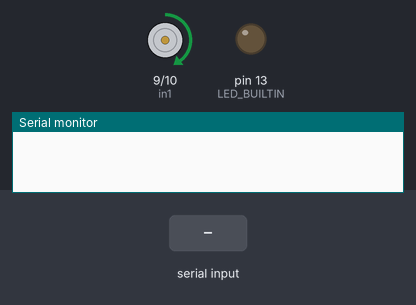
Bench run of a sketch on a simulated Arduino Uno, built with avr-gcc and run on an emulated ATmega328P. Parts: motor-driver pin pairs drawn as motors (green arrow = first pin HIGH = forward, orange = second pin HIGH = backward, longer = more drive, scaled by the enable pin), output pins drawn as LEDs (lit = HIGH), the last lines printed to the serial monitor. The inputs (shaded band) are chosen by the test bench.

Above: at 1.2 s.
1.3 s: "0" received over Serial
At 2.0 s:
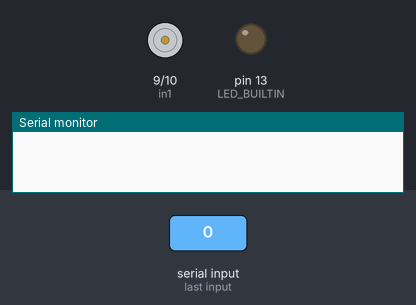
2.8 s: "b" received over Serial
At 3.1 s:
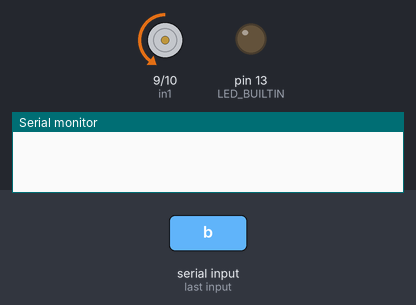
4.3 s: "u" received over Serial
At 5.4 s:
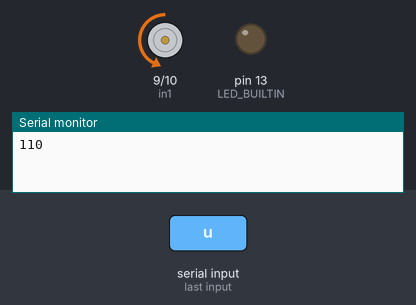
Timing chart, 0 to 7.3 s (numbered marks = the images above; inputs shaded):
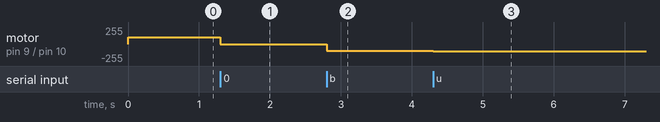

Measured:
- after the input at 1.3 s, motor on pin 9 (in1) / pin 10 (in2): forward 100/255 → stopped at once
- after the input at 2.8 s, motor on pin 9 (in1) / pin 10 (in2): stopped → backward 100/255 at once
- after the input at 4.3 s, motor on pin 9 (in1) / pin 10 (in2): backward 100/255 → backward 110/255 at once

The sketch:

singlemotor_control.ino
```cpp
int in1 = 9;
int in2 = 10;
int enA = 3;
int motorSpeedA = 0;

void setup() {
  Serial.begin(9600);
  pinMode(LED_BUILTIN, OUTPUT);
  pinMode(enA, OUTPUT);
  pinMode(in1, OUTPUT);
  pinMode(in2, OUTPUT);
  digitalWrite(in1, HIGH);
  digitalWrite(in2, LOW);
  motorSpeedA = 100;
}

void loop() {
  if (motorSpeedA < 0) {
    motorSpeedA = 0;
  }

  if (motorSpeedA > 255) {
    motorSpeedA = 255;
  }
  analogWrite(enA, motorSpeedA);
}

void serialEvent() {
  while (Serial.available()) {
    char inChar = (char)Serial.read(); //사용자로부터 값을 입력받음

    if(inChar == '0') { //정지
      digitalWrite(in1, LOW);
      digitalWrite(in2, LOW);
    }

    else if(inChar == 'f') { //직진
      digitalWrite(in1, HIGH);
      digitalWrite(in2, LOW);
    }

    else if(inChar == 'b') { //후진
      digitalWrite(in1, LOW);
      digitalWrite(in2, HIGH);
    }

    else if(inChar == 'u') { //속도 증가
      motorSpeedA += 10;
      Serial.println(motorSpeedA);

      if (motorSpeedA > 255) {
        motorSpeedA = 255;
      }
    }

    else if(inChar == 'd') { //속도 감소
      motorSpeedA -= 10;
      Serial.println(motorSpeedA);
      if (motorSpeedA < 0) {
        motorSpeedA = 0;
      }
    }
  }
}
```
